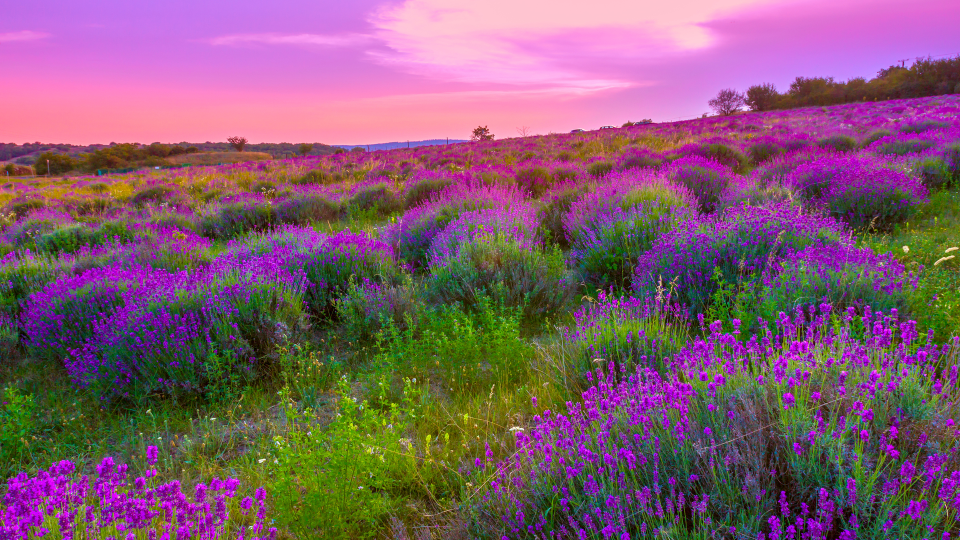
#> input picture img3.jpg, 1920 x 1080 px (shown at 1/2 size)
$ python img-str3.py img3.jpg   (Python 2 division)
#> lines starting #> are read from the running program, lines starting #| are printed output that depends on the picture
from PIL import Image
import argparse

#can shu chu li
parser = argparse.ArgumentParser()

parser.add_argument('file')
parser.add_argument('-o','--output')
parser.add_argument('--width',type = int ,default = 80)

parser.add_argument('--height',type = int, default = 80)

args = parser.parse_args()

IMG = args.file
WIDTH = args.width
HEIGHT = args.height
OUTPUT = args.output

ascii_char = list("happybirthday. ")

def get_char(r,b,g,alpha = 256):
	if alpha == 0:
		return ' '
	length = len(ascii_char)
	gray = int(0.2126*r+0.7152*g+0.0722*b)

	unit = (256.0+1)/length
	return ascii_char[int(gray/unit)]

if __name__ == '__main__':
	im = Image.open(IMG)
#> im is the input picture: PIL image 1920x1080 RGB; mean R, G, B 129.4, 91.1, 108.6
	im = im.resize((WIDTH,HEIGHT),Image.NEAREST)
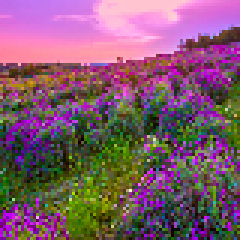
#> im: PIL image 80x80 RGB (shown 3 times larger); mean R, G, B 128.8, 91.1, 108

	txt = ""

	for i in range(HEIGHT):
		for j in range(WIDTH):
			txt += get_char(*im.getpixel((j,i)))
		txt += '\n'

	print txt
#> (printed output is left out)

	if OUTPUT:
		with open(OUTPUT,'w') as f:
			f.writh(txt)
	else:
		with open("output.txt",'w') as f:
			f.write(txt)
